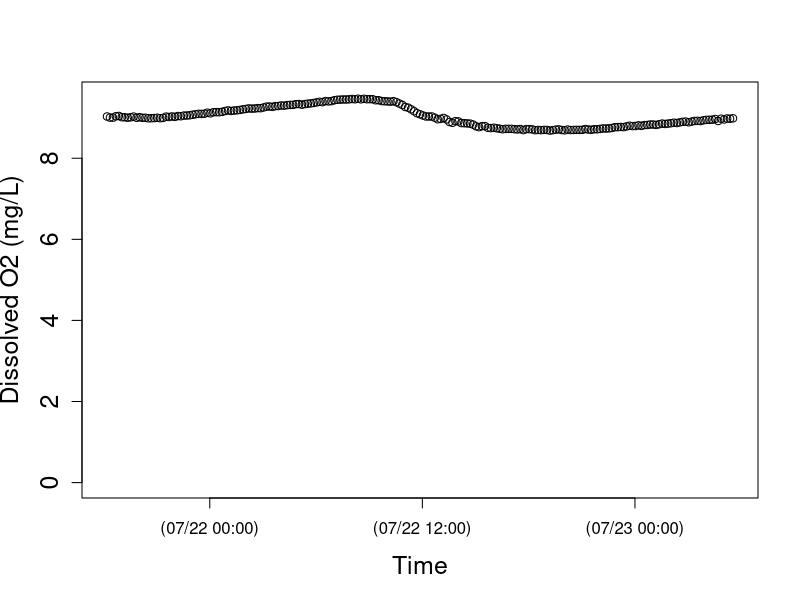
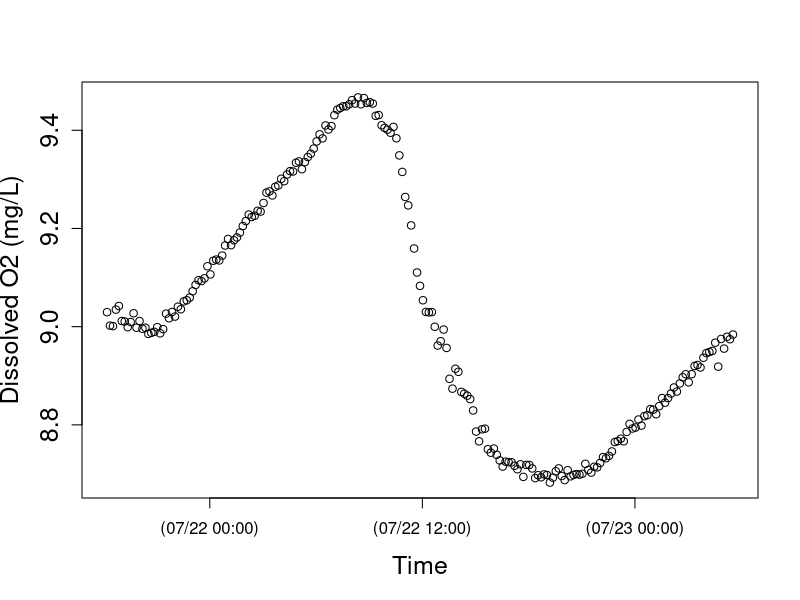

The R script that drew these images, in order: (Note: this script raises an error after producing the figures.)
setwd("N:/Thesis.N/FreshStart_trans/TempLight_trans/TempLightSum17_trans/HU21jul17")
install.packages("chron")
library(chron)
StreamData=read.table("HU21jul17.csv",header=TRUE)  	##time is in seconds since 1970 and in UTC
StreamData$dtime<-chron(StreamData$time/86400)-(7/24)
## Check new chron object dtime and O2 data
## here is where you can target and remove outliers if you want to check before running models 
plot(StreamData$dtime, StreamData$oxy,cex.lab=1.5, cex.axis=1.5, lwd=1,ylim=c(0,9.5), xlab="Time",ylab="Dissolved O2 (mg/L)")
plot(StreamData$dtime, StreamData$oxy,cex.lab=1.5, cex.axis=1.5, lwd=1, xlab="Time",ylab="Dissolved O2 (mg/L)")

# END data important and management
# [2] LOAD O2 SATURATION FUNCTION

osat<- function(temp, bp) {
  
  tstd<-log((298.15-temp) / (273.15 + temp))
  
  a0<-2.00907
  a1<-3.22014
  a2<-4.0501
  a3<-4.94457
  a4<- -0.256847
  a5<- 3.88767
  
  u<-10^(8.10765-(1750.286/(235+temp)))
  
  sato<-(exp(a0 + a1*tstd + a2*tstd^2 + a3*tstd^3 + a4*tstd^4+a5*tstd^5))*((bp-u)/(760-u))*1.42905
  sato
}

#end of function
# END loading O2 SAT calc #
# [3] LOAD BAROMETRIC PRESSURE FUNCTION
## Function to correct barometric pressure for altitude. From Colt (2012).
## This function gives bp in mmHg for altitude given nearby measurement of standardized barometric pressure. 
## temp is degC 
## alt is m
## bpst is in inches of Hg and the sort of data you will find from U.S. weather stations.  Delete the *25.4 if you in the rest of the world where pressure is given in metric units
####function returns mm of Hg
bpcalc<- function(bpst, alt) {
  bpst*25.4*exp((-9.80665*0.0289644*alt)/(8.31447*(273.15+15)))
}
#end of function
# END loading BP calc function ####### 
# [4] LOAD GAS EXCHANGE (K) FUNCTIONS
# NOTE: The functions you use will depend on the methods used to estimate K (O2, propane, SF6). The temperature correction (Kcor) is embedded in the models below, but the Kcor function must be loaded into R before running the model.
# UNITS are day^(-1)
## This code does the opposite of Kcor below; it estimates K600 for KO2 at a given temperature. From Wanninkhof (1992).
K600fromO2<-function (temp, KO2) {
  ((600/(1800.6 - (120.1 * temp) + (3.7818 * temp^2) - (0.047608 * temp^3)))^-0.5) * KO2
}
#end of function
# This calculates K600 from K measured in a propane addition. From Raymond et al. (2012).
K600frompropane<-function (temp, Kpropane) {
  ((600/(2864 - (154.14 * temp) + (3.791 * temp^2) - (0.0379 * temp^3)))^-0.5) * Kpropane
}
#end of function
# This calculates K600 from K measured in a SF6 addition. From Raymond et al. (2012).
K600fromSF6<-function(temp, KSF6) {
  ((600/(3255.3-(217.13*temp)+(6.837*temp^2)-(0.08607*temp^3)))^-0.5)*KSF6
}
#end of function
# This function calculates KO2 at any given tempertaure from K600. via schmidt number scaling.  The scaling equation if From JÃ¤hne et al. (1987), Schmidt number conversions from Wanninkhof et al. 1992.
Kcor<-function (temp,K600){
  K600/(600/(1800.6-(temp*120.1)+(3.7818*temp^2)-(0.047608*temp^3)))^-0.5
}
#end of function
# END loading K functions
# [5] NIGHTTIME REGRESSION to estimate K -- OPTIONAL
### nighttime regression code to estimate K. Approach as in Hornberger and Kelly (1975).
## o2 file is your oxygen data (defined in subsetting)
## bp is barometric pressure in mm Hg for your site, 
## ts is the time step in MINUTES (not days as in metabolism code below)

nightreg<-function(o2file, bp, ts){
  
  temp<-o2file$temp
  oxy<-o2file$oxy
  
  # moving average on oxy data
  oxyf1<-filter(o2file$oxy,rep(1/3,3), sides=2)
  
  # trim the ends of the oxy data
  oxyf2<- oxyf1[c(-1,-length(oxyf1))]
  
  # calculate delO/delt; convert to units of days by ts in min-1*1440
  deltaO2<-((oxyf2[-1]-oxyf2[-length(oxyf2)])/ts)*1440
  
  # Trim the first two and last one from the temp data to match the filter oxy data
  temptrim<-temp[c(-2:-1,-length(temp))]
  
  # calc the dodef
  satdef<-osat(temptrim,bp)-oxyf2[-1]
  
  # fit linear model and plot using linear model fitting (lm) and abline functions in R stats package
  nreg<-lm(deltaO2~satdef)
  plot(satdef,deltaO2)
  abline(nreg)
  
  # use coef function in R stats package to get lm coefficients
  coeff<-coef(nreg)
  
  # output gives lm coeff and K600 (converted from nighttime regression estimate of KO2)
  out<-list(coeff, K600fromO2(mean(temp), coeff[2]))
  out
  
}
#end of function
# NOTE: this approach works better for some sites/dates than others; always check that your model fit is good and that your K600 estimate makes sense!
#Call as:  The first argument in the function defines when to pull data.  In this case on 10/27/204 (for spring creek) between 18:05 and 23:00

nightreg(StreamData[StreamData$dtime>=as.numeric(chron(dates="07/19/17", times="18:10:00")) & StreamData$dtime<=as.numeric(chron(dates="07/21/17", times="10:00:00")), ], bp=660, ts=10)
# END nighttime regression calculation of K #
# check that light makes sense
plot(StreamData$dtime, StreamData$light,cex.lab=1.5, cex.axis=1.5, lwd=1, xlab="Time",ylab="PAR (umol photons/s/m2)")
# END light
# [7] MODEL v1 - RIVERMETABK; solves for GPP, ER, AND K
##
# [7a] LOAD RIVERMETABK functions
###########################################

## VERSION 1 of possible metabolism model

##### now estimate metabolism

## parameter names (and units) for BOTH rivermetab functions (solving for or fixing K600):
## oxy.mod = modeled O2 (mg/L)
## oxy = O2 data (mg/L)
## MET[1] = GPP = estimated daily gross primary production (g O2 m-2 d-1); + flux of O2 production
## MET[2] = ER = estimated daily ecosystem respiration (g O2 m-2 d-1); - flux of O2 consumption 
## MET[3] = K = estimated K600 (d-1)
## z = estimated site depth (m)
## Kcor = KO2 corrected for temperature, calculated from K600 (d-1)
## bp = barometric pressure (mmHg)
## temp = water temperature (C)
## light = PAR data (or modlight from above light function)
## ts = time step of O2 data from logger (10 min intervals --> units are day, so 10/1440=0.06944)

# Model to calculate GPP, ER and K simultaneously
# This model is advantageous in the sense that one can estimate K from the data, but beware that it may be an overparameterized model.  
# Note that you have the opportunity below to use your light data or modeled light (here as data$light estimated for spring creek and french creek with the light model function above). You decide and modify the function and data names accordingly.

# rivermetabK is the master function that calls the MLE function (onestationmleK) and plotting function (onestationplot) below
rivermetabK<-function(o2file, z, bp, ts){
  
  ##pull data out of loaded o2file (subset in CALL function) and give it a name. 
  temp<-o2file$temp
  oxy<-o2file$oxy
  light<-o2file$light
  
  ##This calls onestationmleK (below) to calculate metabolism by non-linear minimization. We use nlm() function in R stats package; for more information see "help(nlm)"  The first argument is the function to be minimized, the second defines the starting values.  The function that is minimized (onestationmleK, see below) always has as its first argument, a vector of parameters (MET), and second argument a vector of starting values for those parameters, p=c(3,-5, 10).
  
  river.mle<-nlm(onestationmleK, p=c(3,-5, 10), oxy=oxy, z=z,temp=temp,light=light, bp=bp, ts=ts)
  
  ##plot modeled and measaured O2 given MLE estimates of GPP, ER, and K600.  It calls a function below onestationplot()
  
  onestationplot(GPP=river.mle$estimate[1], ER=river.mle$estimate[2],oxy=oxy,z=z,temp=temp,light=light, K=river.mle$estimate[3], bp=bp, ts=ts)
  
  ##return GPP, ER, K600, and MLE values
  b <- list(GPP=river.mle$estimate[1], ER=river.mle$estimate[2], K600=river.mle$estimate[3], neglogL=river.mle$minimum[1])
  b
}
# end of function
# This function returns the negative log likelihood value given O2 data and estimates of GPP, ER, and K (which is vector MET); is included in master rivermetabK function above
onestationmleK<-function(MET,temp, oxy, light, z, bp, ts) {
  
  # create new vector for modeled O2
  oxy.mod<-numeric(length(data))
  # give starting value from oxygen data; this is the only time O2 data is used to model GPP and ER
  oxy.mod[1]<-oxy[1]
  
  # this is the metabolism equation as in Van de Bogert et al 2007 L&OMethods
  for (i in 2:length(oxy)) {oxy.mod[i]<-oxy.mod[i-1]+((MET[1]/z)*(light[i]/sum(light)))+ MET[2]*ts/z+(Kcor(temp[i],MET[3]))*ts*(osat(temp[i],bp)-oxy.mod[i-1]) }
  
  ##below is MLE calculation; output is -log likelihood
  # diff in measured and modeled O2
  sqdiff<-(oxy-oxy.mod)^2 
  # likelihood function
  L <- length(oxy) * (log(((sum(sqdiff)/length(oxy))^0.5))+0.5*log(6.28)) + ((2*sum(sqdiff)/length(oxy))^-1) * sum(sqdiff)
  L
}
# end of function
# this function plots modeled O2 and O2 data from estimates of daily GPP, ER, and K; is included in master rivermetabK function above
# Calls same metabolism equation as in mle function, but plots modeled O2 as a function of GPP, ER, and K estimates from mle
# use this to visually assess your model estimates (should be good agreement between modeled and measured O2)
onestationplot<-function(GPP, ER, oxy, z, temp, K, light, bp, ts) {
  
  oxy.mod<-numeric(length(oxy))
  oxy.mod[1]<-oxy[1]
  
  # this is the metabolism equation as in Van de Bogert et al (2007) L&OMethods
  for (i in 2:length(oxy)) { oxy.mod[i]<-oxy.mod[i-1]+((GPP/z)*(light[i]/sum(light)))+ ER*ts/z+(Kcor(temp[i],K))*ts*(osat(temp[i],bp)-oxy.mod[i-1]) }
  
  plot(seq(1:length(oxy)),oxy.mod, type="l",xlab="Time", ylab="Dissolved oxygen  (mg/L)", cex.lab=1.5, cex.axis=1.5, lwd=2 )
  points(seq(1:length(oxy)),oxy)
}
# end of function

####### END LOADING rivermetabK function #
# [7b] CALL RIVERMETABK function
###########################################

## Call as:  z is depth in m, bp is im mmHg, ts is time steps in days.

# for spring creek data; 10/28/14
###########################################

## Call as:  z is depth in m, bp is im mmHg, ts is time steps in days.

# for spring creek data; 10/28/14
rivermetab<-function(o2file, z, bp, ts, K){
  
  ##pull data out of loaded o2file (subset in CALL function) and give it a name. 
  temp<-o2file$temp
  oxy<-o2file$oxy
  light<-o2file$light
  
  ##calculate metabolism by non linear minimization of MLE function (below)
  river.mle<-nlm(onestationmle, p=c(3,-5), oxy=oxy, z=z,temp=temp,light=light, bp=bp, ts=ts, K=K)
  
  ##plot data; uses same plot function as given for rivermetabK above (relisted below to keep each model as own unit)
  onestationplot(GPP=river.mle$estimate[1], ER=river.mle$estimate[2],oxy=oxy,z=z,temp=temp,light=light, K=K, bp=bp, ts=ts)
  
  ##return GPP, ER, and MLE value
  b<-list(GPP= river.mle$estimate[1], ER= river.mle$estimate[2],  neglogL= river.mle$minimum[1])
  b
}
# end of function

# function returns the likelihood value given O2 data and estimates of GPP, ER (which is vector MET); is included in master rivermetab function above; K600 is fixed
onestationmle<-function(MET,temp, oxy, light, z, bp, ts, K) {
  
  oxy.mod<-numeric(length(data))
  oxy.mod[1]<-oxy[1]
  
  # this is the metabolism equation as in Van de Bogert et al 2007 L&OMethods
  for (i in 2:length(oxy)) {oxy.mod[i]<-oxy.mod[i-1]+((MET[1]/z)*(light[i]/sum(light)))+ MET[2]*ts/z+(Kcor(temp[i],K))*ts*(osat(temp[i],bp)-oxy.mod[i-1]) }
  
  ## below is MLE calculation; output is likelihood
  # diff in measured and modeled O2
  sqdiff<-(oxy-oxy.mod)^2 
  # likelihood function
  L <- length(oxy)*(log(((sum(sqdiff)/length(oxy))^0.5)) +0.5*log(6.28)) + ((2*sum(sqdiff)/length(oxy))^-1)*sum(sqdiff)
  L
}
#end of function

# (As in rivermetabK)
# this function plots modeled O2 and O2 data from estimates of daily GPP and ER; is included in master rivermetab function above
# Calls same metabolism equation as in mle function, but plots modeled O2 as a function of GPP, ER estimates from mle
# use this to visually assess your model estimates (should be good agreement between modeled and measured O2)
onestationplot<-function(GPP, ER, oxy, z, temp, K, light, bp, ts) {
  
  oxy.mod<-numeric(length(oxy))
  oxy.mod[1]<-oxy[1]
  
  # this is the metabolism equation as in Van de Bogert et al (2007) L&OMethods
  for (i in 2:length(oxy)) { oxy.mod[i]<-oxy.mod[i-1]+((GPP/z)*(light[i]/sum(light)))+ ER*ts/z+(Kcor(temp[i],K))*ts*(osat(temp[i],bp)-oxy.mod[i-1]) }
  
  plot(seq(1:length(oxy)),oxy.mod, type="l",xlab="Time", ylab="Dissolved oxygen  (mg/L)", cex.lab=1.5, cex.axis=1.5, lwd=2 )
  points(seq(1:length(oxy)),oxy)
  
  print(summary(lm(oxy~oxy.mod)))
  
}
# end of function


####### END loading rivermetab function ####### 
## Call as:  z is depth in m, bp is im mmHg, ts is time steps in days.

# 10 MIN timestep!! literature k600 values based on slope
rivermetab(o2file=StreamData[StreamData$dtime>=as.numeric(chron(
  dates="07/21/17", times="18:22:00")) & StreamData $dtime<=as.numeric(chron(
    dates="07/23/17", times="05:32:00")), ], 
  z=0.046, 
  bp=724, 
  ts=0.006944, 
  K=80.768051)
# 10 MIN timestep!! my derived k600 values based on velocity
rivermetab(o2file=StreamData[StreamData$dtime>=as.numeric(chron(
  dates="07/21/17", times="18:22:00")) & StreamData $dtime<=as.numeric(chron(
  dates="07/23/17", times="05:32:00")), ], 
  z=0.046, 
  bp=724, 
  ts=0.006944, 
  K=20.0675500)
# 10 MIN timestep!! full model as is 
rivermetabK(o2file=StreamData[ StreamData $dtime>=as.numeric(chron(
  dates="07/21/17", times="18:22:00")) & StreamData $dtime<=as.numeric(chron(
  dates="07/23/17", times="05:32:00")), ], 
  z=0.046, 
  bp=724, 
  ts=0.006944)
